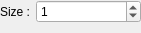
<?xml version="1.0" encoding="UTF-8"?>
<ui version="4.0">
 <class>MedianBlurWidget</class>
 <widget class="QWidget" name="MedianBlurWidget">
  <property name="geometry">
   <rect>
    <x>0</x>
    <y>0</y>
    <width>141</width>
    <height>33</height>
   </rect>
  </property>
  <property name="windowTitle">
   <string>Form</string>
  </property>
  <layout class="QFormLayout" name="formLayout">
   <property name="leftMargin">
    <number>0</number>
   </property>
   <property name="topMargin">
    <number>0</number>
   </property>
   <property name="rightMargin">
    <number>0</number>
   </property>
   <property name="bottomMargin">
    <number>0</number>
   </property>
   <item row="0" column="0">
    <widget class="QLabel" name="label">
     <property name="text">
      <string>Size :</string>
     </property>
    </widget>
   </item>
   <item row="0" column="1">
    <widget class="QSpinBox" name="spinBox">
     <property name="maximum">
      <number>99999999</number>
     </property>
     <property name="singleStep">
      <number>2</number>
     </property>
     <property name="value">
      <number>1</number>
     </property>
    </widget>
   </item>
  </layout>
 </widget>
 <resources/>
 <connections/>
</ui>
